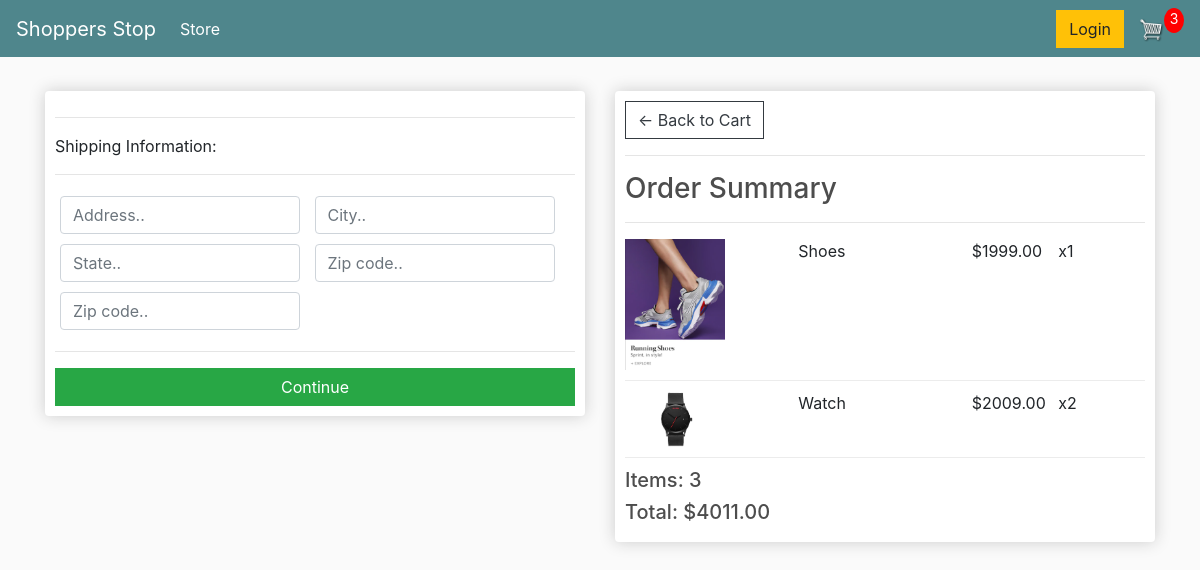
Screenshot of /checkout/ (signed in) with the database file from the repository.
### my_site/models.py (models this page shows, shortened)
class OrderItem(models.Model):
     product=models.ForeignKey(Product,on_delete=models.SET_NULL,blank=True,null=True)
     order=models.ForeignKey(Order,on_delete=models.SET_NULL,blank=True,null=True)
     quantity=models.IntegerField(default=0,null=True,blank=True)
     date_added=models.DateTimeField(auto_now_add=True)
     @property
     def get_total(self):
         total=self.product.price+ self.quantity
         return total

class Product(models.Model):
    name=models.CharField(max_length=200,null=True)
    price=models.DecimalField(max_digits=7,decimal_places=2)
    digital=models.BooleanField(default=False,null=True,blank=False)
    image=models.ImageField(null=True,blank=True)
    @property
    def imageURL(self):
        try:
            url=self.image.url
        except:
            url=''
        return url

class Order(models.Model):
    customer=models.ForeignKey(Customer,on_delete=models.SET_NULL,blank=True,null=True)
    date_ordered=models.DateTimeField(auto_now_add=True)
    complete=models.BooleanField(default=False,null=True,blank=False)
    transaction_id=models.CharField(max_length=200,null=True)
    @property
    def get_cart_total(self):
        orderitems=self.orderitem_set.all()
        total=sum([item.get_total for item in orderitems])
        return total
    @property
    def get_cart_items(self):
        orderitems=self.orderitem_set.all()
        total=sum([item.quantity for item in orderitems])
        return total

### my_site/views.py (the view)
# urls.py: path('checkout/', views.checkout, name="checkout"),
def checkout(request):
	data = cartData(request)
	cartItems = data['cartItems']
	order = data['order']
	items = data['items']
	context = {'items':items, 'order':order, 'cartItems':cartItems}
	return render(request, 'my_site/checkout.html', context)

### my_site/utils.py (called while the page is built)
def cartData(request):
	if request.user.is_authenticated:
		customer = request.user.customer
		order, created = Order.objects.get_or_create(customer=customer, complete=False)
		items = order.orderitem_set.all()
		cartItems = order.get_cart_items
	else:
		cookieData = cookieCart(request)
		cartItems = cookieData['cartItems']
		order = cookieData['order']
		items = cookieData['items']
	return {'cartItems':cartItems ,'order':order, 'items':items}

### my_site/templates/my_site/checkout.html (shortened to what this page needs)
{% extends 'my_site/main.html' %}
{% load static %}
{% block content %}
     <div class="row">
		<div class="col-lg-6">
			<div class="box-element" id="form-wrapper">
				<form id="form">
					<div id="shipping-info">
						<hr>
						<p>Shipping Information:</p>
						<hr>
						<div class="form-field">
							<input class="form-control" type="text" name="address" placeholder="Address..">
						</div>
						<div class="form-field">
							<input class="form-control" type="text" name="city" placeholder="City..">
						</div>
						<div class="form-field">
							<input class="form-control" type="text" name="state" placeholder="State..">
						</div>
						<div class="form-field">
							<input class="form-control" type="text" name="zipcode" placeholder="Zip code..">
						</div>
						<div class="form-field">
							<input class="form-control" type="text" name="country" placeholder="Zip code..">
						</div>
					</div>
					<hr>
					<input id="form-button" class="btn btn-success btn-block" type="submit" value="Continue">
				</form>
			</div>
			<br>
		</div>
		<div class="col-lg-6">
			<div class="box-element">
				<a  class="btn btn-outline-dark" href="{% url 'cart' %}">&#x2190; Back to Cart</a>
				<hr>
				<h3>Order Summary</h3>
				<hr>
				{% for item in items %}
				<div class="cart-row">
					<div style="flex:2"><img class="row-image" src="{{item.product.imageURL}}"></div>
					<div style="flex:2"><p>{{item.product.name}}</p></div>
					<div style="flex:1"><p>${{item.product.price|floatformat:2}}</p></div>
					<div style="flex:1"><p>x{{item.quantity}}</p></div>
				</div>
				{% endfor %}
				<h5>Items:   {{order.get_cart_items}}</h5>
				<h5>Total:   ${{order.get_cart_total|floatformat:2}}</h5>
			</div>
		</div>
	</div>
{% endblock content %}

### my_site/static/css/main.css (style rules this page uses)
body { background-color: hsl(0, 0%, 98%); }
h1,h2,h3,h4,h5,h6 { color:hsl(0, 0%, 30%); }
.box-element { box-shadow:hsl(0, 0%, 80%) 0 0 16px; background-color: #fff; border-radius: 4px; padding: 10px; }
.col-lg-4, .col-lg-6, .col-lg-8, .col-lg-12 { margin-top: 10px; }
.btn { border-radius: 0; }
.row-image { width: 100px; }
.form-field { width:250px; display: inline-block; padding: 5px; }
.cart-row { display: flex; align-items: flex-stretch; padding-bottom: 10px; margin-bottom: 10px; border-bottom: 1px solid #ececec; }

### my_site/templates/my_site/main.html (style rules this page uses)
body { background-color: hsl(0, 0%, 98%); }
h1,h2,h3,h4,h5,h6 { color:hsl(0, 0%, 30%); }
.box-element { box-shadow:hsl(0, 0%, 80%) 0 0 16px; background-color: #fff; border-radius: 4px; padding: 10px; }
.col-lg-4, .col-lg-6, .col-lg-8, .col-lg-12 { margin-top: 10px; }
.btn { border-radius: 0; }
.row-image { width: 100px; }
.form-field { width:250px; display: inline-block; padding: 5px; }
.cart-row { display: flex; align-items: flex-stretch; padding-bottom: 10px; margin-bottom: 10px; border-bottom: 1px solid #ececec; }

### rows the page displays
OrderItem: product.imageURL (picture), product.name "Shoes", product.price "1999.00", quantity "1"
OrderItem: product.imageURL (picture), product.name "Watch", product.price "2009.00", quantity "2"
Order: get_cart_items "3", get_cart_total "4011.00"

### other values shown
{{ cartItems }} "3"
